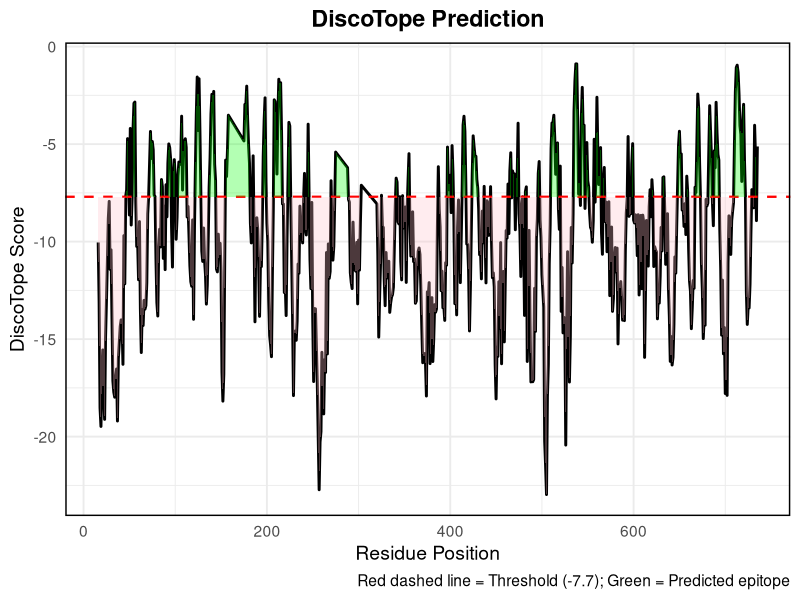

This figure's R source:
# Load required libraries
library(ggplot2)
library(readr)
library(dplyr)

# Read the DiscoTope data
disco <- read_csv("DiscoTope scores.csv")

# Plotting
figure <- ggplot(disco, aes(x = residue_id, y = discotope_score)) +
  geom_line(color = "black", size = 1) +
  geom_hline(yintercept = -7.7, color = "red", linetype = "dashed", size = 0.8) +
  geom_ribbon(aes(ymin = ifelse(discotope_score > -7.7, -7.7, NA),
                  ymax = ifelse(discotope_score > -7.7, discotope_score, NA)),
              fill = "green", alpha = 0.3) +
  geom_ribbon(aes(ymin = ifelse(discotope_score <= -7.7, discotope_score, NA),
                  ymax = ifelse(discotope_score <= -7.7, -7.7, NA)),
              fill = "pink", alpha = 0.3) +
  labs(title = "DiscoTope Prediction",
       x = "Residue Position",
       y = "DiscoTope Score",
       caption = "Red dashed line = Threshold (-7.7); Green = Predicted epitope") +
  theme_minimal(base_size = 14) +
  theme(
    panel.border = element_rect(color = "black", fill = NA, size = 1),
    plot.title = element_text(hjust = 0.5, face = "bold")
  )

ggsave("Conformational B-cell Epitopes predicted per Residue figure.png",plot = figure,dpi = 600)

### Get top 5 Conformational B-Cell Epitopes -----------

# Define domain boundaries
get_domain <- function(pos) {
  if (pos >= 1   & pos <= 259) return("Domain 1")
  if (pos >= 260 & pos <= 489) return("Domain 2")
  if (pos >= 490 & pos <= 594) return("Domain 3")
  if (pos >= 595 & pos <= 735) return("Domain 4")
  return("Outside Known Domains")
}

# Amino acid 3-letter to 1-letter mapping
aa_map <- c(
  ALA = "A", ARG = "R", ASN = "N", ASP = "D", CYS = "C",
  GLN = "Q", GLU = "E", GLY = "G", HIS = "H", ILE = "I",
  LEU = "L", LYS = "K", MET = "M", PHE = "F", PRO = "P",
  SER = "S", THR = "T", TRP = "W", TYR = "Y", VAL = "V"
)


# Annotate domain and sequence
disco <- disco %>%
  mutate(
    Domain = sapply(residue_id, get_domain),
    AA = aa_map[residue_name]
  )

# Filter positive predictions
positive <- disco %>%
  filter(discotope_score > -7.7) %>%
  arrange(residue_id) %>%
  mutate(Group = cumsum(c(TRUE, diff(residue_id) != 1)))

# Summarize epitope regions with sequence
top_epitopes <- positive %>%
  group_by(Group) %>%
  summarise(
    Start = min(residue_id),
    End = max(residue_id),
    Length = n(),
    Sequence = paste(AA, collapse = ""),
    Avg_Score = round(mean(discotope_score), 3),
    Domain = names(sort(table(Domain), decreasing = TRUE))[1]
  ) %>%
  arrange(desc(Avg_Score)) %>%
  slice_head(n = 5)

# View result
print(top_epitopes)

# Optional: write to CSV
write_csv(top_epitopes, "Top5_DiscoTope_Epitopes_withSequence.csv")

